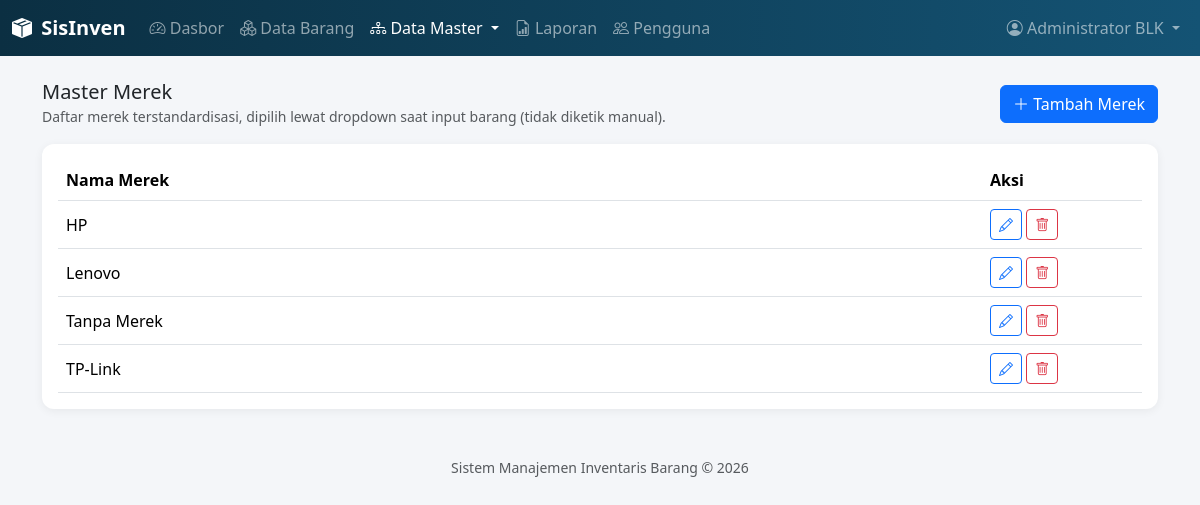
The app's page /master/merek.php (signed in), older data.
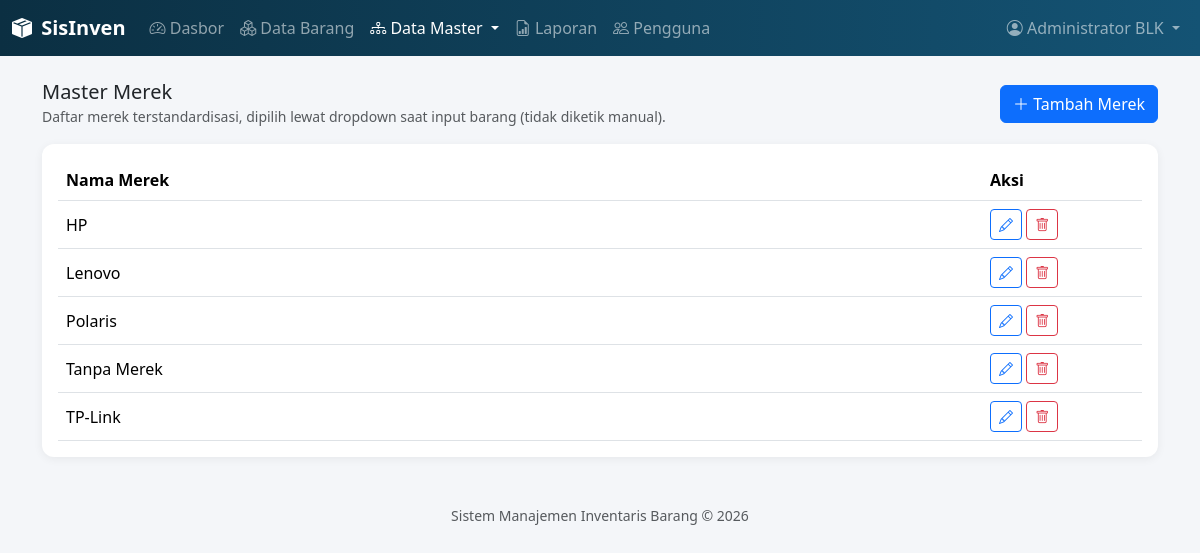
The same page, newer data.
### tables this page shows
CREATE TABLE `merek` (
  `id` int(11) NOT NULL,
  `nama_merek` varchar(100) NOT NULL,
  `created_at` datetime DEFAULT current_timestamp()
);

### includes/functions.php (called while the page is built, shortened)
<?php
function amankan($teks) {
    return htmlspecialchars($teks ?? '', ENT_QUOTES, 'UTF-8');
}

### master/merek.php (the view, shortened to what this page needs)
<?php
require_once __DIR__ . '/../includes/functions.php';
$pdo = getKoneksi();
$daftar = $pdo->query('SELECT * FROM merek ORDER BY nama_merek')->fetchAll();
require_once __DIR__ . '/../includes/header.php';
?>
<div class="d-flex justify-content-between align-items-center mb-3">
  <div>
    <h5 class="mb-0">Master Merek</h5>
    <small class="text-muted">Daftar merek terstandardisasi, dipilih lewat dropdown saat input barang (tidak diketik manual).</small>
  </div>
  <button class="btn btn-primary" data-bs-toggle="modal" data-bs-target="#modalForm" onclick="bukaTambah()">
    <i class="bi bi-plus-lg"></i> Tambah Merek
  </button>
</div>
<div class="card p-3">
  <table class="table table-hover align-middle mb-0">
    <thead><tr><th>Nama Merek</th><th style="width:160px">Aksi</th></tr></thead>
    <tbody>
    <?php foreach ($daftar as $row): ?>
      <tr>
        <td><?= amankan($row['nama_merek']) ?></td>
        <td>
          <button class="btn btn-sm btn-outline-primary" onclick='bukaEdit(<?= json_encode($row) ?>)'><i class="bi bi-pencil"></i></button>
          <button class="btn btn-sm btn-outline-danger" onclick="hapus(<?= (int)$row['id'] ?>)"><i class="bi bi-trash"></i></button>
        </td>
      </tr>
    <?php endforeach; ?>
    </tbody>
  </table>
</div>
<?php require_once __DIR__ . '/../includes/footer.php'; ?>

Row changes from the older to the newer data that the page shows:
added merek: nama_merek "Polaris"
